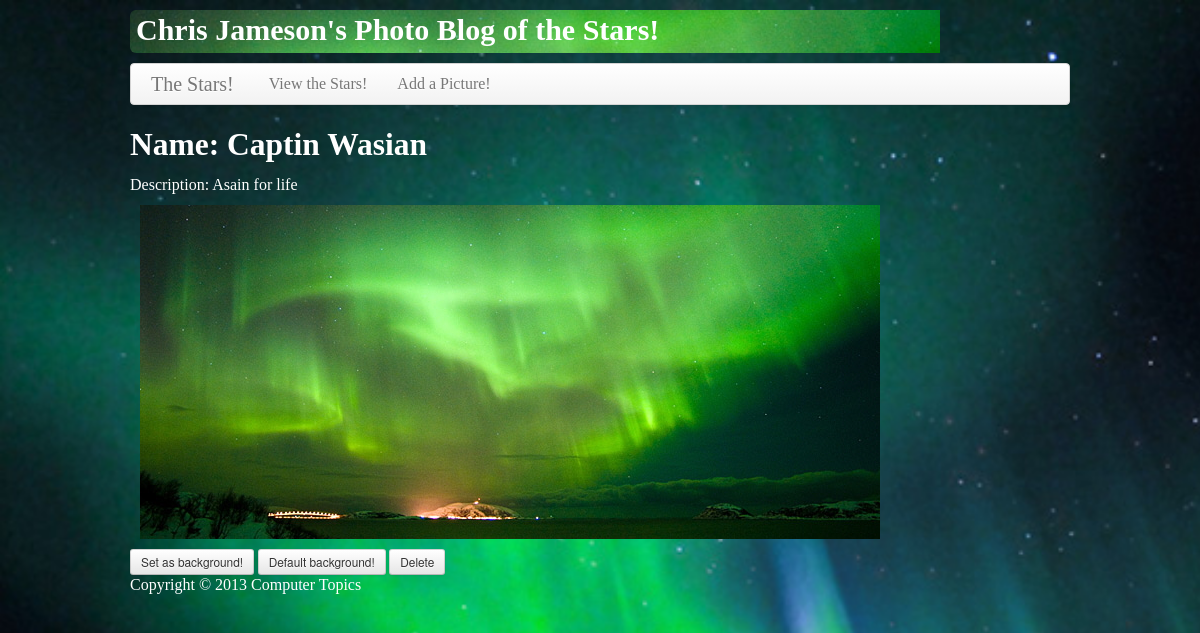
/?p=view_pic&id=43, run on the app's committed database.
### tables this page shows
CREATE TABLE IF NOT EXISTS `photos` (
  `photo_id` int(11) NOT NULL AUTO_INCREMENT,
  `photo_name` varchar(30) NOT NULL,
  `photo_des` text NOT NULL,
  `photo_ext` varchar(10) NOT NULL,
  PRIMARY KEY (`photo_id`)
);

### layout/main.php (called while the page is built, shortened)
<?php
if(isset($_GET['p'])) {
	$p = $_GET['p'];
} else {
	$p = DEFAULT_PAGE;
}
include("pages/$p.php");

### pages/view_pic.php (the view, shortened to what this page needs)
<?php
$conn = new mysqli(DB_HOST,DB_USER,DB_PASS,DB_NAME);
$sql ="SELECT * FROM photos WHERE photo_id='{$_GET['id']}'";
$results = $conn->query($sql);
while(($contact = $results->fetch_assoc()) != null) {
	extract($contact);
	?>
	<tr>
		<td><h2>Name: <?php echo $photo_name; ?></h2></td>
		<td><p>Description: <?php echo $photo_des; ?></p></td>
		<?php echo '<img id=floatimg src="upload/' . "$photo_ext" . '" alt="picture of space" />'; ?>
		<td><a href="?p=view_pic&id=<?php echo $photo_id?>"><input type="button" value="Set as background!" class="btn btn-small" onclick="document.body.style.cssText+=';background-image: url(upload/ . <?php $photo_ext ?>.jpg);background-repeat: no-repeat;';"></a>
			<a href="?p=view_pic&id=<?php echo $photo_id?>"><input type="button" value="Default background!" class="btn btn-small" onclick="document.body.style.cssText+=';background-image: url(upload/nl.jpg);background-repeat: no-repeat;';"></a>
		</td>
		<td>
		<?php
			echo 	'<form style="display:inline;" method="post" action="./actions/delete.php">';
			echo	'<input type="submit" value="Delete" class="btn btn-small" id="bon" />';
			echo	"</form>";
			echo	"</td>"; ?>
	</tr>
<?php }
?>

### styles.css (style rules this page uses)
body { background:transparent url(upload/nl.jpg) no-repeat; background-size:1680px; font-family:comic sans ms; }
h1, p, label, li { color:white; font-size:16px; }
h2, input#file { color:white; }
img#floatimg { float:left; display:inline-block; margin-right: 1000px; margin-bottom:10px; margin-left:10px; }

### data on the page
photos: photo_name "Captin Wasian", photo_des "Asain for life", photo_ext (picture)

### other printed values
$text "View the Stars!"
$text "Add a Picture!"
